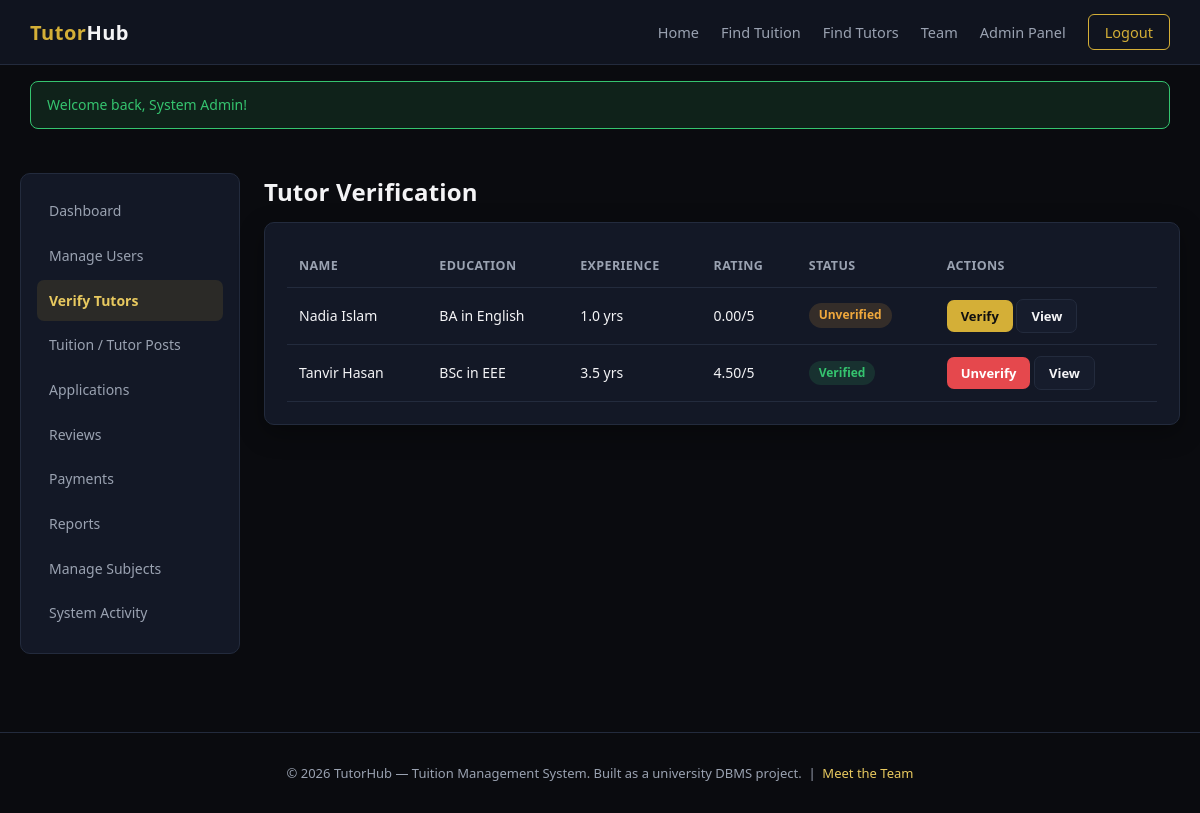
/admin/tutor_verification.php (signed in), run on the app's committed database.
### tables this page shows
CREATE TABLE tutor_profiles (
    tutor_profile_id INT AUTO_INCREMENT PRIMARY KEY,
    user_id INT NOT NULL UNIQUE,
    education VARCHAR(255),
    institution VARCHAR(150),
    experience_years DECIMAL(4,1) DEFAULT 0,
    expected_salary DECIMAL(10,2) DEFAULT 0,
    teaching_location VARCHAR(150),
    teaching_mode ENUM('online','offline','both') DEFAULT 'both',
    bio TEXT,
    is_profile_verified TINYINT(1) NOT NULL DEFAULT 0,
    avg_rating DECIMAL(3,2) DEFAULT 0,
    total_reviews INT DEFAULT 0,
    created_at TIMESTAMP DEFAULT CURRENT_TIMESTAMP,
    updated_at TIMESTAMP DEFAULT CURRENT_TIMESTAMP ON UPDATE CURRENT_TIMESTAMP,
    CONSTRAINT fk_tp_user FOREIGN KEY (user_id) REFERENCES users(user_id) ON DELETE CASCADE ON UPDATE CASCADE,
    INDEX idx_tp_rating (avg_rating),
    INDEX idx_tp_location (teaching_location)
);

CREATE TABLE users (
    user_id INT AUTO_INCREMENT PRIMARY KEY,
    full_name VARCHAR(120) NOT NULL,
    email VARCHAR(150) NOT NULL UNIQUE,
    password_hash VARCHAR(255) NOT NULL,
    phone VARCHAR(30),
    role ENUM('student','tutor','both','admin') NOT NULL DEFAULT 'student',
    gender ENUM('male','female','other') DEFAULT NULL,
    profile_photo VARCHAR(255) DEFAULT NULL,
    status ENUM('active','suspended') NOT NULL DEFAULT 'active',
    is_verified TINYINT(1) NOT NULL DEFAULT 0,
    created_at TIMESTAMP DEFAULT CURRENT_TIMESTAMP,
    updated_at TIMESTAMP DEFAULT CURRENT_TIMESTAMP ON UPDATE CURRENT_TIMESTAMP,
    INDEX idx_users_role (role),
    INDEX idx_users_status (status)
);

### includes/functions.php (called while the page is built, shortened)
<?php
function e(string $value): string
{
    return htmlspecialchars($value, ENT_QUOTES, 'UTF-8');
}

### includes/csrf.php (called while the page is built, shortened)
<?php
function csrfToken(): string
{
    return $_SESSION['csrf_token'];
}

### admin/tutor_verification.php (the view, shortened to what this page needs)
<?php
$db = getDB();
$tutors = $db->query(
    "SELECT tpf.*, u.full_name, u.email FROM tutor_profiles tpf JOIN users u ON u.user_id = tpf.user_id ORDER BY tpf.is_profile_verified ASC, tpf.created_at DESC"
)->fetchAll();
include __DIR__ . '/../includes/header.php';
?>
<div class="dash-layout">
    <?php include __DIR__ . '/../includes/sidebar_admin.php'; ?>
    <div>
        <h2>Tutor Verification</h2>
        <div class="card">
            <table>
                <tr><th>Name</th><th>Education</th><th>Experience</th><th>Rating</th><th>Status</th><th>Actions</th></tr>
                <?php foreach ($tutors as $t): ?>
                <tr>
                    <td><?= e($t['full_name']) ?></td>
                    <td><?= e($t['education'] ?: '-') ?></td>
                    <td><?= e($t['experience_years']) ?> yrs</td>
                    <td><?= e($t['avg_rating']) ?>/5</td>
                    <td><?php if ($t['is_profile_verified']): ?><span class="badge badge-active">Verified</span><?php else: ?><span class="badge badge-pending">Unverified</span><?php endif; ?></td>
                    <td>
                        <?php if ($t['is_profile_verified']): ?>
                            <a href="?unverify=<?= (int)$t['tutor_profile_id'] ?>&csrf_token=<?= e(csrfToken()) ?>" class="btn btn-danger btn-sm">Unverify</a>
                        <?php else: ?>
                            <a href="?verify=<?= (int)$t['tutor_profile_id'] ?>&csrf_token=<?= e(csrfToken()) ?>" class="btn btn-primary btn-sm">Verify</a>
                        <?php endif; ?>
                        <a href="<?= BASE_URL ?>/admin/view_tutor.php?user_id=<?= (int)$t['user_id'] ?>" class="btn btn-secondary btn-sm">View</a>
                    </td>
                </tr>
                <?php endforeach; ?>
            </table>
        </div>
    </div>
</div>
<?php include __DIR__ . '/../includes/footer.php'; ?>

### assets/css/style.css (style rules this page uses)
:root { --bg-black: #0a0b0f; --bg-navy: #10141f; --bg-navy-light: #161c2c; --bg-card: #131826; --border-subtle: #232b3d; --gold: #d4af37; --gold-light: #e8c95f; --text-white: #f4f4f6; --text-muted: #9aa2b1; --danger: #e5484d; --success: #35c46f; --warning: #f0a83c; --radius: 10px; --shadow: 0 8px 24px rgba(0,0,0,0.35); }
* { box-sizing: border-box; }
body { margin: 0; font-family: 'Segoe UI', 'Inter', Roboto, Arial, sans-serif; background: var(--bg-black); color: var(--text-white); line-height: 1.55; }
a { color: var(--gold-light); text-decoration: none; }
h1, h2, h3, h4 { font-weight: 600; letter-spacing: 0.2px; margin: 0 0 12px; }
.btn { display: inline-block; padding: 10px 22px; border-radius: 7px; border: none; font-size: 14.5px; font-weight: 600; cursor: pointer; transition: 0.15s ease; }
.btn-primary { background: var(--gold); color: #101010; }
.btn-danger { background: var(--danger); color: #fff; }
.btn-secondary { background: var(--bg-navy-light); color: var(--text-white); border: 1px solid var(--border-subtle); }
.btn-sm { padding: 6px 14px; font-size: 13px; }
.card { background: var(--bg-card); border: 1px solid var(--border-subtle); border-radius: var(--radius); padding: 22px; box-shadow: var(--shadow); }
table { width: 100%; border-collapse: collapse; font-size: 14px; }
th, td { padding: 11px 12px; border-bottom: 1px solid var(--border-subtle); text-align: left; }
th { color: var(--text-muted); font-weight: 600; font-size: 12.5px; text-transform: uppercase; letter-spacing: 0.4px; }
.badge { display: inline-block; padding: 3px 10px; border-radius: 20px; font-size: 12px; font-weight: 600; }
.badge-open, .badge-active, .badge-accepted, .badge-paid, .badge-present, .badge-completed, .badge-resolved { background: rgba(53,196,111,0.15); color: var(--success); }
.badge-pending, .badge-scheduled { background: rgba(240,168,60,0.15); color: var(--warning); }
.dash-layout { display: grid; grid-template-columns: 220px 1fr; gap: 24px; padding: 28px 20px; max-width: 1280px; margin: 0 auto; }

### data on the page
tutor_profiles: user.full_name "Nadia Islam", education "BA in English", experience_years "1.0", avg_rating "0.00", is_profile_verified "Unverified"
tutor_profiles: user.full_name "Tanvir Hasan", education "BSc in EEE", experience_years "3.5", avg_rating "4.50", is_profile_verified "Verified"

### other printed values
$f['message'] "Welcome back, System Admin!"
